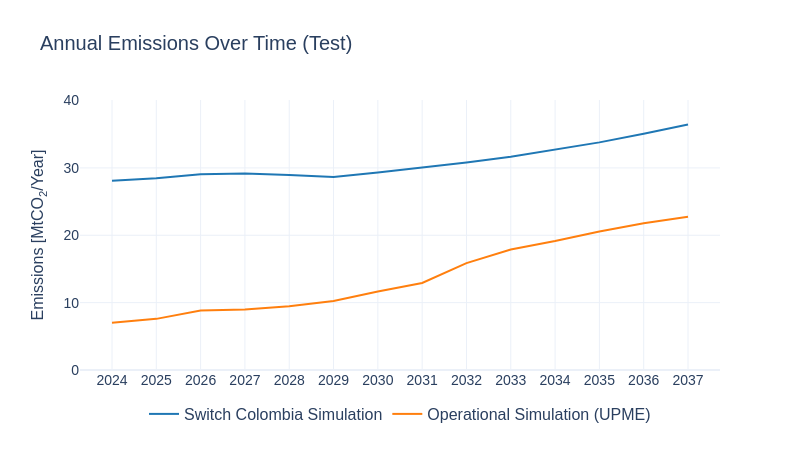

The notebook cell this image was saved under:
### Code cell
sw.scenarios.annual_emissions_combined(
    dataframes=[em_sw, em_upme],
    x_axis='PERIOD',
    y_axis='AnnualEmissions_MtCO2_per_yr',
    labels=['Switch Colombia Simulation', 'Operational Simulation (UPME)'],
    colors=['#1f77b4', '#ff7f0e'],
    folder=scenario_name,
    title=scenario_name
)
#em_sw = em_sw[['PERIOD','AnnualEmissions_MtCO2_per_yr']]
#em_sw.to_csv('./10_switch.csv')
#em_upme = em_upme[['PERIOD','AnnualEmissions_MtCO2_per_yr']]
#em_upme.to_csv('./10_upme.csv')

### Figure 1 — Plotly figure (JSON) as saved in the notebook; plotly's stock layout.template omitted (floating-point values rounded to 4 significant figures)
{"data": [{"line": {"color": "#1f77b4"}, "mode": "lines+text", "name": "Switch Colombia Simulation", "type": "scatter", "x": [2024, 2025, 2026, 2027, 2028, 2029, 2030, 2031, 2032, 2033, 2034, 2035, 2036, 2037], "y": [28.09, 28.46, 29.05, 29.18, 28.96, 28.64, 29.32, 30.02, 30.8, 31.65, 32.68, 33.79, 35.06, 36.44]}, {"line": {"color": "#ff7f0e"}, "mode": "lines+text", "name": "Operational Simulation (UPME)", "type": "scatter", "x": [2024, 2025, 2026, 2027, 2028, 2029, 2030, 2031, 2032, 2033, 2034, 2035, 2036, 2037], "y": [7.02, 7.59, 8.84, 8.99, 9.45, 10.24, 11.64, 12.91, 15.86, 17.89, 19.15, 20.56, 21.79, 22.75]}], "layout": {"font": {"family": "Arial", "size": 16}, "height": 450, "legend": {"orientation": "h", "x": 0.5, "xanchor": "center", "y": -0.1}, "showlegend": true, "title": {"font": {"family": "Arial", "size": 20}, "text": "Annual Emissions Over Time (Test)"}, "width": 800, "xaxis": {"tickfont": {"family": "Arial", "size": 14}, "tickvals": [2024, 2025, 2026, 2027, 2028, 2029, 2030, 2031, 2032, 2033, 2034, 2035, 2036, 2037], "title": {"font": {"family": "Arial", "size": 18}, "text": ""}}, "yaxis": {"range": [0, 40.08], "tickfont": {"family": "Arial", "size": 14}, "title": {"font": {"family": "Arial", "size": 16}, "text": "Emissions [MtCO<sub>2</sub>/Year]"}}}}
